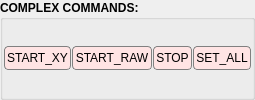
        <widget class="QGroupBox" name="groupBox_COMPLEX_COMANDS">
         <property name="sizePolicy">
          <sizepolicy hsizetype="Preferred" vsizetype="Fixed">
           <horstretch>1</horstretch>
           <verstretch>1</verstretch>
          </sizepolicy>
         </property>
         <property name="font">
          <font>
           <weight>75</weight>
           <bold>true</bold>
          </font>
         </property>
         <property name="title">
          <string>COMPLEX COMMANDS:</string>
         </property>
         <property name="flat">
          <bool>true</bool>
         </property>
         <layout class="QGridLayout" name="gridLayout_10">
          <property name="leftMargin">
           <number>1</number>
          </property>
          <property name="topMargin">
           <number>1</number>
          </property>
          <property name="rightMargin">
           <number>1</number>
          </property>
          <property name="bottomMargin">
           <number>1</number>
          </property>
          <property name="horizontalSpacing">
           <number>1</number>
          </property>
          <property name="verticalSpacing">
           <number>0</number>
          </property>
          <item row="0" column="3">
           <widget class="QPushButton" name="pushButton_SET_ALL">
            <property name="sizePolicy">
             <sizepolicy hsizetype="Minimum" vsizetype="Fixed">
              <horstretch>1</horstretch>
              <verstretch>1</verstretch>
             </sizepolicy>
            </property>
            <property name="font">
             <font>
              <weight>50</weight>
              <bold>false</bold>
             </font>
            </property>
            <property name="styleSheet">
             <string notr="true">QPushButton {
    border: 1px solid grey;
    border-radius: 4px;
    background-color: rgb(255, 228, 228);
	margin:0;
	padding:2;
	min-height:18
 }

 QPushButton:pressed {
    background-color: rgb(255, 250, 250);
	border: 1px solid white;
 }</string>
            </property>
            <property name="text">
             <string>SET_ALL</string>
            </property>
           </widget>
          </item>
          <item row="0" column="2">
           <widget class="QPushButton" name="pushButton_STOP">
            <property name="sizePolicy">
             <sizepolicy hsizetype="Minimum" vsizetype="Fixed">
              <horstretch>1</horstretch>
              <verstretch>1</verstretch>
             </sizepolicy>
            </property>
            <property name="font">
             <font>
              <weight>50</weight>
              <bold>false</bold>
             </font>
            </property>
            <property name="styleSheet">
             <string notr="true">QPushButton {
    border: 1px solid grey;
    border-radius: 4px;
    background-color: rgb(255, 228, 228);
	margin:0;
	padding:2;
	min-height:18
 }

 QPushButton:pressed {
    background-color: rgb(255, 250, 250);
	border: 1px solid white;
 }</string>
            </property>
            <property name="text">
             <string>STOP</string>
            </property>
           </widget>
          </item>
          <item row="0" column="0">
           <widget class="QPushButton" name="pushButton_START_XY">
            <property name="sizePolicy">
             <sizepolicy hsizetype="Minimum" vsizetype="Fixed">
              <horstretch>1</horstretch>
              <verstretch>1</verstretch>
             </sizepolicy>
            </property>
            <property name="font">
             <font>
              <weight>50</weight>
              <bold>false</bold>
             </font>
            </property>
            <property name="styleSheet">
             <string notr="true">QPushButton {
    border: 1px solid grey;
    border-radius: 4px;
    background-color: rgb(255, 228, 228);
	margin:0;
	padding:2;
	min-height:18
 }

 QPushButton:pressed {
    background-color: rgb(255, 250, 250);
	border: 1px solid white;
 }</string>
            </property>
            <property name="text">
             <string>START_XY</string>
            </property>
           </widget>
          </item>
          <item row="0" column="1">
           <widget class="QPushButton" name="pushButton_START_RAW">
            <property name="sizePolicy">
             <sizepolicy hsizetype="Minimum" vsizetype="Fixed">
              <horstretch>1</horstretch>
              <verstretch>1</verstretch>
             </sizepolicy>
            </property>
            <property name="font">
             <font>
              <weight>50</weight>
              <bold>false</bold>
             </font>
            </property>
            <property name="styleSheet">
             <string notr="true">QPushButton {
    border: 1px solid grey;
    border-radius: 4px;
    background-color: rgb(255, 228, 228);
	margin:0;
	padding:2;
	min-height:18
 }

 QPushButton:pressed {
    background-color: rgb(255, 250, 250);
	border: 1px solid white;
 }</string>
            </property>
            <property name="text">
             <string>START_RAW</string>
            </property>
           </widget>
          </item>
         </layout>
        </widget>
